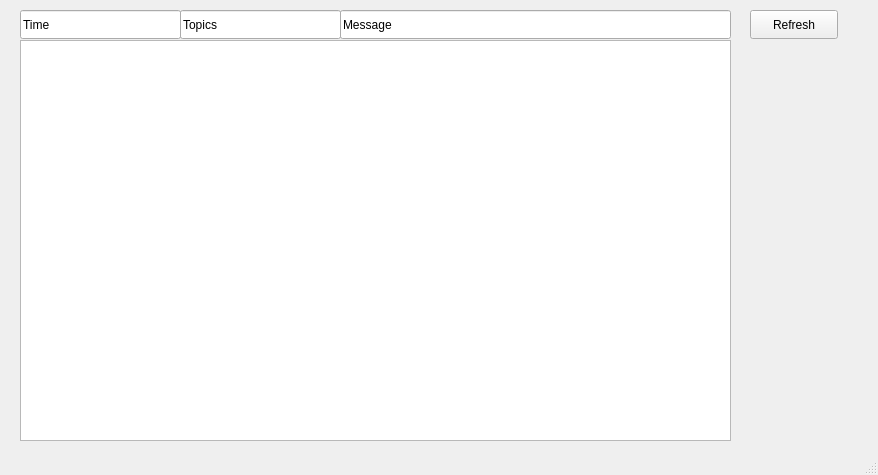
<?xml version="1.0" encoding="UTF-8"?>
<ui version="4.0">
 <class>MainWindow</class>
 <widget class="QMainWindow" name="MainWindow">
  <property name="geometry">
   <rect>
    <x>0</x>
    <y>0</y>
    <width>878</width>
    <height>475</height>
   </rect>
  </property>
  <property name="windowTitle">
   <string>System log</string>
  </property>
  <widget class="QWidget" name="centralwidget">
   <widget class="QLineEdit" name="version">
    <property name="geometry">
     <rect>
      <x>180</x>
      <y>10</y>
      <width>161</width>
      <height>29</height>
     </rect>
    </property>
    <property name="text">
     <string>Topics</string>
    </property>
   </widget>
   <widget class="QLineEdit" name="package_2">
    <property name="geometry">
     <rect>
      <x>20</x>
      <y>10</y>
      <width>161</width>
      <height>29</height>
     </rect>
    </property>
    <property name="text">
     <string>Time</string>
    </property>
   </widget>
   <widget class="QLineEdit" name="version_2">
    <property name="geometry">
     <rect>
      <x>340</x>
      <y>10</y>
      <width>391</width>
      <height>29</height>
     </rect>
    </property>
    <property name="text">
     <string>Message</string>
    </property>
   </widget>
   <widget class="QListWidget" name="timeField">
    <property name="geometry">
     <rect>
      <x>20</x>
      <y>40</y>
      <width>711</width>
      <height>401</height>
     </rect>
    </property>
   </widget>
   <widget class="QPushButton" name="refreshButton">
    <property name="geometry">
     <rect>
      <x>750</x>
      <y>10</y>
      <width>88</width>
      <height>29</height>
     </rect>
    </property>
    <property name="text">
     <string>Refresh</string>
    </property>
   </widget>
  </widget>
  <widget class="QStatusBar" name="statusbar"/>
 </widget>
 <resources/>
 <connections/>
</ui>
